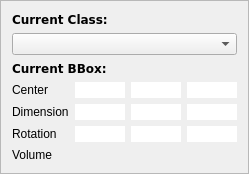
       <widget class="QFrame" name="frame">
        <property name="sizePolicy">
         <sizepolicy hsizetype="Preferred" vsizetype="Minimum">
          <horstretch>0</horstretch>
          <verstretch>0</verstretch>
         </sizepolicy>
        </property>
        <property name="minimumSize">
         <size>
          <width>230</width>
          <height>0</height>
         </size>
        </property>
        <property name="frameShape">
         <enum>QFrame::StyledPanel</enum>
        </property>
        <property name="frameShadow">
         <enum>QFrame::Sunken</enum>
        </property>
        <layout class="QVBoxLayout" name="verticalLayout_4">
         <item>
          <widget class="QLabel" name="current_label_title">
           <property name="sizePolicy">
            <sizepolicy hsizetype="Preferred" vsizetype="Maximum">
             <horstretch>0</horstretch>
             <verstretch>0</verstretch>
            </sizepolicy>
           </property>
           <property name="font">
            <font>
             <family>DejaVu Sans,Arial</family>
             <weight>75</weight>
             <bold>true</bold>
            </font>
           </property>
           <property name="text">
            <string>Current Class:</string>
           </property>
          </widget>
         </item>
         <item>
          <widget class="QComboBox" name="current_class_dropdown">
           <property name="sizePolicy">
            <sizepolicy hsizetype="Minimum" vsizetype="Fixed">
             <horstretch>0</horstretch>
             <verstretch>0</verstretch>
            </sizepolicy>
           </property>
          </widget>
         </item>
         <item>
          <widget class="QLabel" name="current_bbox_title">
           <property name="sizePolicy">
            <sizepolicy hsizetype="Preferred" vsizetype="Maximum">
             <horstretch>0</horstretch>
             <verstretch>0</verstretch>
            </sizepolicy>
           </property>
           <property name="font">
            <font>
             <family>DejaVu Sans,Arial</family>
             <weight>75</weight>
             <bold>true</bold>
            </font>
           </property>
           <property name="text">
            <string>Current BBox:</string>
           </property>
          </widget>
         </item>
         <item>
          <layout class="QGridLayout" name="bbox_parameter_grid" rowminimumheight="0,0,0,0" columnminimumwidth="0,0,0,0">
           <property name="sizeConstraint">
            <enum>QLayout::SetDefaultConstraint</enum>
           </property>
           <property name="topMargin">
            <number>0</number>
           </property>
           <property name="verticalSpacing">
            <number>6</number>
           </property>
           <item row="2" column="1">
            <widget class="QLineEdit" name="edit_rot_x">
             <property name="sizePolicy">
              <sizepolicy hsizetype="Fixed" vsizetype="Fixed">
               <horstretch>0</horstretch>
               <verstretch>0</verstretch>
              </sizepolicy>
             </property>
             <property name="maximumSize">
              <size>
               <width>50</width>
               <height>25</height>
              </size>
             </property>
             <property name="sizeIncrement">
              <size>
               <width>0</width>
               <height>0</height>
              </size>
             </property>
             <property name="baseSize">
              <size>
               <width>0</width>
               <height>0</height>
              </size>
             </property>
             <property name="styleSheet">
              <string notr="true">color: #696969;</string>
             </property>
             <property name="frame">
              <bool>false</bool>
             </property>
             <property name="alignment">
              <set>Qt::AlignRight|Qt::AlignTrailing|Qt::AlignVCenter</set>
             </property>
             <property name="dragEnabled">
              <bool>false</bool>
             </property>
             <property name="readOnly">
              <bool>false</bool>
             </property>
             <property name="clearButtonEnabled">
              <bool>false</bool>
             </property>
            </widget>
           </item>
           <item row="1" column="2">
            <widget class="QLineEdit" name="edit_width">
             <property name="sizePolicy">
              <sizepolicy hsizetype="Fixed" vsizetype="Fixed">
               <horstretch>0</horstretch>
               <verstretch>0</verstretch>
              </sizepolicy>
             </property>
             <property name="maximumSize">
              <size>
               <width>50</width>
               <height>25</height>
              </size>
             </property>
             <property name="sizeIncrement">
              <size>
               <width>0</width>
               <height>0</height>
              </size>
             </property>
             <property name="baseSize">
              <size>
               <width>0</width>
               <height>0</height>
              </size>
             </property>
             <property name="styleSheet">
              <string notr="true">color: #696969;</string>
             </property>
             <property name="frame">
              <bool>false</bool>
             </property>
             <property name="alignment">
              <set>Qt::AlignRight|Qt::AlignTrailing|Qt::AlignVCenter</set>
             </property>
             <property name="dragEnabled">
              <bool>false</bool>
             </property>
            </widget>
           </item>
           <item row="2" column="3">
            <widget class="QLineEdit" name="edit_rot_z">
             <property name="sizePolicy">
              <sizepolicy hsizetype="Fixed" vsizetype="Fixed">
               <horstretch>0</horstretch>
               <verstretch>0</verstretch>
              </sizepolicy>
             </property>
             <property name="maximumSize">
              <size>
               <width>50</width>
               <height>25</height>
              </size>
             </property>
             <property name="sizeIncrement">
              <size>
               <width>0</width>
               <height>0</height>
              </size>
             </property>
             <property name="baseSize">
              <size>
               <width>0</width>
               <height>0</height>
              </size>
             </property>
             <property name="styleSheet">
              <string notr="true">color: #696969;</string>
             </property>
             <property name="frame">
              <bool>false</bool>
             </property>
             <property name="alignment">
              <set>Qt::AlignRight|Qt::AlignTrailing|Qt::AlignVCenter</set>
             </property>
             <property name="dragEnabled">
              <bool>false</bool>
             </property>
            </widget>
           </item>
           <item row="0" column="0">
            <widget class="QLabel" name="center_label">
             <property name="sizePolicy">
              <sizepolicy hsizetype="Maximum" vsizetype="Preferred">
               <horstretch>0</horstretch>
               <verstretch>0</verstretch>
              </sizepolicy>
             </property>
             <property name="text">
              <string>Center</string>
             </property>
            </widget>
           </item>
           <item row="2" column="0">
            <widget class="QLabel" name="rotations_label">
             <property name="sizePolicy">
              <sizepolicy hsizetype="Maximum" vsizetype="Preferred">
               <horstretch>0</horstretch>
               <verstretch>0</verstretch>
              </sizepolicy>
             </property>
             <property name="text">
              <string>Rotation</string>
             </property>
            </widget>
           </item>
           <item row="2" column="2">
            <widget class="QLineEdit" name="edit_rot_y">
             <property name="sizePolicy">
              <sizepolicy hsizetype="Fixed" vsizetype="Fixed">
               <horstretch>0</horstretch>
               <verstretch>0</verstretch>
              </sizepolicy>
             </property>
             <property name="maximumSize">
              <size>
               <width>50</width>
               <height>25</height>
              </size>
             </property>
             <property name="sizeIncrement">
              <size>
               <width>0</width>
               <height>0</height>
              </size>
             </property>
             <property name="baseSize">
              <size>
               <width>0</width>
               <height>0</height>
              </size>
             </property>
             <property name="styleSheet">
              <string notr="true">color: #696969;</string>
             </property>
             <property name="frame">
              <bool>false</bool>
             </property>
             <property name="alignment">
              <set>Qt::AlignRight|Qt::AlignTrailing|Qt::AlignVCenter</set>
             </property>
             <property name="dragEnabled">
              <bool>false</bool>
             </property>
             <property name="readOnly">
              <bool>false</bool>
             </property>
            </widget>
           </item>
           <item row="1" column="3">
            <widget class="QLineEdit" name="edit_height">
             <property name="sizePolicy">
              <sizepolicy hsizetype="Fixed" vsizetype="Fixed">
               <horstretch>0</horstretch>
               <verstretch>0</verstretch>
              </sizepolicy>
             </property>
             <property name="maximumSize">
              <size>
               <width>50</width>
               <height>25</height>
              </size>
             </property>
             <property name="sizeIncrement">
              <size>
               <width>0</width>
               <height>0</height>
              </size>
             </property>
             <property name="baseSize">
              <size>
               <width>0</width>
               <height>0</height>
              </size>
             </property>
             <property name="styleSheet">
              <string notr="true">color: #696969;</string>
             </property>
             <property name="frame">
              <bool>false</bool>
             </property>
             <property name="alignment">
              <set>Qt::AlignRight|Qt::AlignTrailing|Qt::AlignVCenter</set>
             </property>
             <property name="dragEnabled">
              <bool>false</bool>
             </property>
            </widget>
           </item>
           <item row="1" column="1">
            <widget class="QLineEdit" name="edit_length">
             <property name="sizePolicy">
              <sizepolicy hsizetype="Fixed" vsizetype="Fixed">
               <horstretch>0</horstretch>
               <verstretch>0</verstretch>
              </sizepolicy>
             </property>
             <property name="maximumSize">
              <size>
               <width>50</width>
               <height>25</height>
              </size>
             </property>
             <property name="sizeIncrement">
              <size>
               <width>0</width>
               <height>0</height>
              </size>
             </property>
             <property name="baseSize">
              <size>
               <width>0</width>
               <height>0</height>
              </size>
             </property>
             <property name="styleSheet">
              <string notr="true">color: #696969;</string>
             </property>
             <property name="frame">
              <bool>false</bool>
             </property>
             <property name="alignment">
              <set>Qt::AlignRight|Qt::AlignTrailing|Qt::AlignVCenter</set>
             </property>
             <property name="dragEnabled">
              <bool>false</bool>
             </property>
            </widget>
           </item>
           <item row="0" column="3">
            <widget class="QLineEdit" name="edit_pos_z">
             <property name="sizePolicy">
              <sizepolicy hsizetype="Fixed" vsizetype="Fixed">
               <horstretch>0</horstretch>
               <verstretch>0</verstretch>
              </sizepolicy>
             </property>
             <property name="maximumSize">
              <size>
               <width>50</width>
               <height>25</height>
              </size>
             </property>
             <property name="sizeIncrement">
              <size>
               <width>0</width>
               <height>0</height>
              </size>
             </property>
             <property name="baseSize">
              <size>
               <width>0</width>
               <height>0</height>
              </size>
             </property>
             <property name="styleSheet">
              <string notr="true">color: #696969;</string>
             </property>
             <property name="frame">
              <bool>false</bool>
             </property>
             <property name="alignment">
              <set>Qt::AlignRight|Qt::AlignTrailing|Qt::AlignVCenter</set>
             </property>
             <property name="dragEnabled">
              <bool>false</bool>
             </property>
            </widget>
           </item>
           <item row="1" column="0">
            <widget class="QLabel" name="dimensions_label">
             <property name="sizePolicy">
              <sizepolicy hsizetype="Maximum" vsizetype="Preferred">
               <horstretch>0</horstretch>
               <verstretch>0</verstretch>
              </sizepolicy>
             </property>
             <property name="text">
              <string>Dimension</string>
             </property>
            </widget>
           </item>
           <item row="0" column="2">
            <widget class="QLineEdit" name="edit_pos_y">
             <property name="sizePolicy">
              <sizepolicy hsizetype="Fixed" vsizetype="Fixed">
               <horstretch>0</horstretch>
               <verstretch>0</verstretch>
              </sizepolicy>
             </property>
             <property name="maximumSize">
              <size>
               <width>50</width>
               <height>25</height>
              </size>
             </property>
             <property name="sizeIncrement">
              <size>
               <width>0</width>
               <height>0</height>
              </size>
             </property>
             <property name="baseSize">
              <size>
               <width>0</width>
               <height>0</height>
              </size>
             </property>
             <property name="styleSheet">
              <string notr="true">color: #696969;</string>
             </property>
             <property name="frame">
              <bool>false</bool>
             </property>
             <property name="alignment">
              <set>Qt::AlignRight|Qt::AlignTrailing|Qt::AlignVCenter</set>
             </property>
             <property name="dragEnabled">
              <bool>false</bool>
             </property>
            </widget>
           </item>
           <item row="0" column="1">
            <widget class="QLineEdit" name="edit_pos_x">
             <property name="sizePolicy">
              <sizepolicy hsizetype="Fixed" vsizetype="Fixed">
               <horstretch>0</horstretch>
               <verstretch>0</verstretch>
              </sizepolicy>
             </property>
             <property name="maximumSize">
              <size>
               <width>50</width>
               <height>25</height>
              </size>
             </property>
             <property name="sizeIncrement">
              <size>
               <width>0</width>
               <height>0</height>
              </size>
             </property>
             <property name="baseSize">
              <size>
               <width>0</width>
               <height>0</height>
              </size>
             </property>
             <property name="styleSheet">
              <string notr="true">color: #696969;</string>
             </property>
             <property name="frame">
              <bool>false</bool>
             </property>
             <property name="alignment">
              <set>Qt::AlignRight|Qt::AlignTrailing|Qt::AlignVCenter</set>
             </property>
             <property name="dragEnabled">
              <bool>false</bool>
             </property>
            </widget>
           </item>
           <item row="3" column="0">
            <widget class="QLabel" name="label_volume">
             <property name="text">
              <string>Volume</string>
             </property>
            </widget>
           </item>
           <item row="3" column="1">
            <widget class="QLabel" name="volume_value_label">
             <property name="sizePolicy">
              <sizepolicy hsizetype="Fixed" vsizetype="Fixed">
               <horstretch>0</horstretch>
               <verstretch>0</verstretch>
              </sizepolicy>
             </property>
             <property name="maximumSize">
              <size>
               <width>50</width>
               <height>25</height>
              </size>
             </property>
             <property name="styleSheet">
              <string notr="true">color: #696969; margin-right: 3px;</string>
             </property>
             <property name="text">
              <string/>
             </property>
             <property name="alignment">
              <set>Qt::AlignRight|Qt::AlignTrailing|Qt::AlignVCenter</set>
             </property>
             <property name="indent">
              <number>0</number>
             </property>
            </widget>
           </item>
          </layout>
         </item>
        </layout>
       </widget>
